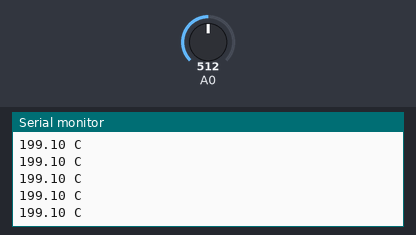
Bench run of a sketch on a simulated Arduino Uno, built with avr-gcc and run on an emulated ATmega328P. Parts: the last lines printed to the serial monitor. Inputs (shaded band) come from the test bench; at power-on: A0 = 512.

Above: at 1.2 s.
1.3 s: A0 set to 716
At 1.56 s:
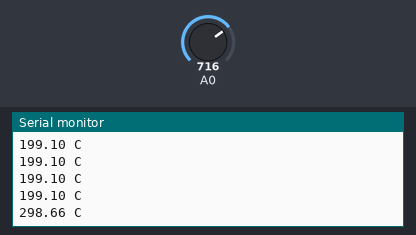
2.8 s: A0 set to 900
At 2.96 s:
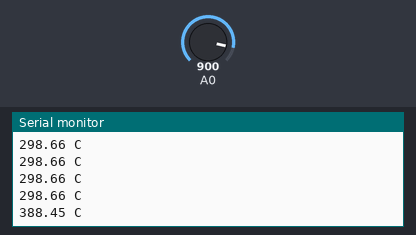
Timing chart, 0 to 5.8 s (numbered marks = the images above; inputs shaded):
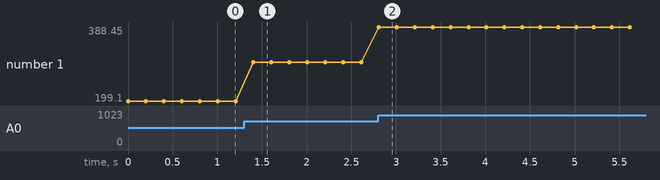

Measured:
- after the input at 1.3 s, the serial monitor: prints a new line after 0.11 s (image 1)
- after the input at 2.8 s, the serial monitor: prints a new line at once (image 2)
- plotted number 1: 199.1 → 298.66 after the input at 1.3 s, 298.66 → 388.45 after the input at 2.8 s

The sketch:

lm35.ino
```cpp
// C++ code
//
void setup()
{
  Serial.begin(9600);
  pinMode(A0, INPUT);
}

void loop()
{
  float val =analogRead(A0);
  float mV=val*4.88;
  mV = mV-507.52;

  float tempC = mV/10;
  Serial.print(tempC);
  Serial.println(" C");
  delay(200);
}
```
